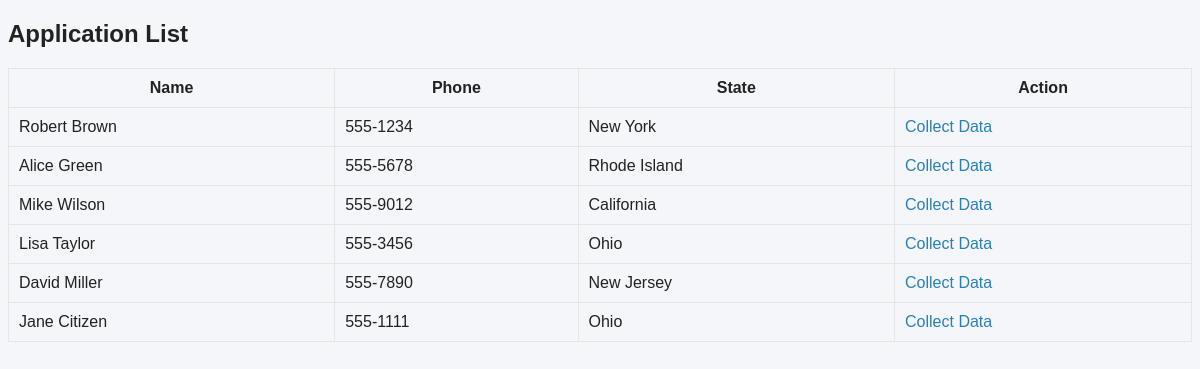
Screenshot of /caseworker/applications (signed in) with the database file from the repository.
### tables this page shows
CREATE TABLE citizen_apps (
            app_id INTEGER PRIMARY KEY AUTOINCREMENT,
            fullname VARCHAR(100) NOT NULL,
            email VARCHAR(100),
            phno VARCHAR(15),
            ssn VARCHAR(20) UNIQUE,
            gender CHAR(1),
            state_name VARCHAR(50),
            create_date DATE DEFAULT CURRENT_DATE,
            update_date DATE,
            created_by VARCHAR(50),
            updated_by VARCHAR(50)
        );

### app.py (the view)
@app.route('/caseworker/applications')
def caseworker_applications():
    if 'user_id' not in session:
        return redirect('/login')
    conn = get_db()
    cur = conn.cursor()
    cur.execute('SELECT * FROM citizen_apps ORDER BY create_date DESC')
    applications = cur.fetchall()
    conn.close()
    return render_template('caseworker/applications.html', applications=applications)

### app.py (called while the page is built)
def get_db():
    conn = sqlite3.connect(DB_NAME)
    conn.row_factory = sqlite3.Row
    return conn

### templates/caseworker/applications.html (shortened to what this page needs)
<!DOCTYPE html>
<html>
<head>
    <link rel="stylesheet" href="{{ url_for('static', filename='css/style.css') }}">
</head>
<body>
    <h2>Application List</h2>
    <table>
        <tr><th>Name</th><th>Phone</th><th>State</th><th>Action</th></tr>
        {% for app in applications %}
        <tr>
            <td>{{ app['fullname'] }}</td>
            <td>{{ app['phno'] }}</td>
            <td>{{ app['state_name'] }}</td>
            <td><a href="/data-collection/{{ app['app_id'] }}">Collect Data</a></td>
        </tr>
        {% endfor %}
    </table>
</body>
</html>

### static/css/style.css (style rules this page uses)
body { font-family: Arial, Helvetica, sans-serif; background: #f4f6f9; color:#222; }
a { color:#2980b9; text-decoration:none }
table { width:100%; border-collapse:collapse }
th, td { padding:10px; border:1px solid #e6e6e6 }

### rows the page displays
citizen_apps: fullname "Robert Brown", phno "555-1234", state_name "New York"
citizen_apps: fullname "Alice Green", phno "555-5678", state_name "Rhode Island"
citizen_apps: fullname "Mike Wilson", phno "555-9012", state_name "California"
citizen_apps: fullname "Lisa Taylor", phno "555-3456", state_name "Ohio"
citizen_apps: fullname "David Miller", phno "555-7890", state_name "New Jersey"
citizen_apps: fullname "Jane Citizen", phno "555-1111", state_name "Ohio"
